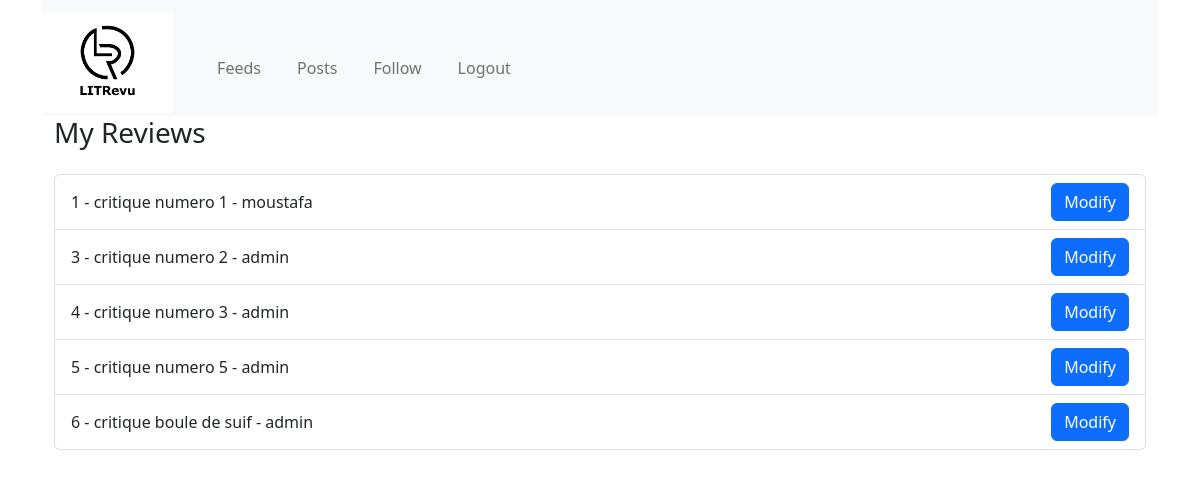
The app's page /reviews/ (signed in), older data.
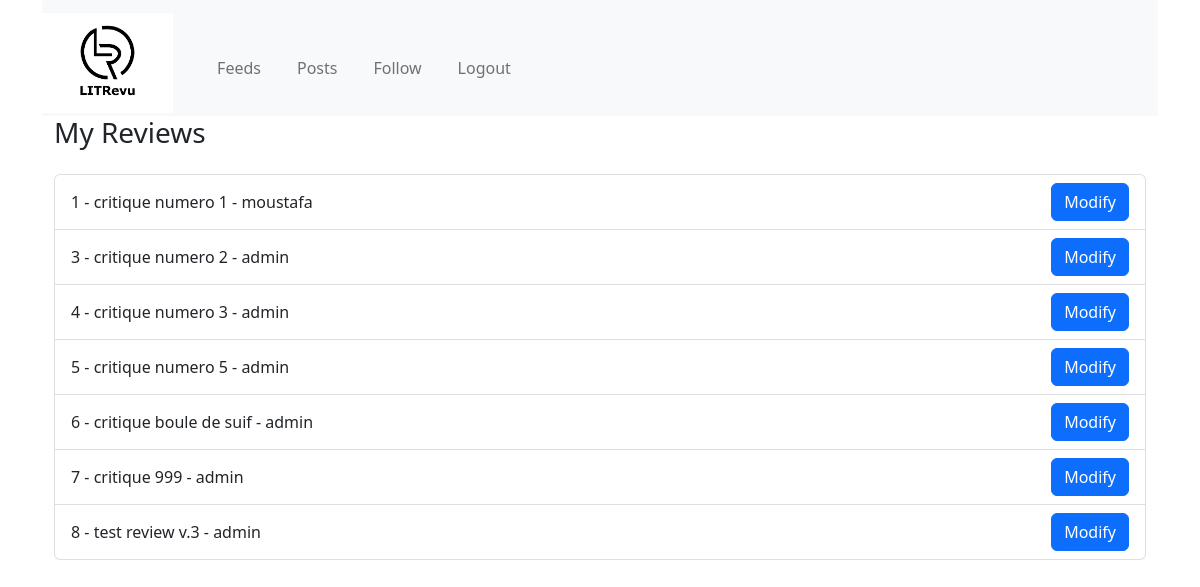
The same page, newer data.
### app/models.py (models this page shows)
class Review(models.Model):
    ticket = models.ForeignKey(to=Ticket, on_delete=models.CASCADE)
    rating = models.PositiveSmallIntegerField(
        validators=[MinValueValidator(0), MaxValueValidator(5)])
    headline = models.CharField(max_length=128)
    body = models.CharField(max_length=8192, blank=True)
    user = models.ForeignKey(
        to=settings.AUTH_USER_MODEL, on_delete=models.CASCADE)
    time_created = models.DateTimeField(auto_now_add=True)

class User(AbstractUser, PermissionsMixin):
    pass

### app/views.py (the view)
# urls.py: path('reviews/', ReviewListView.as_view(), name='review-list'),
class ReviewListView(LoginRequiredMixin, ListView):
    model = Review
    template_name = 'review-list.html'
    context_object_name = 'reviews'

### app/templates/review-list.html (shortened to what this page needs)
{% extends "base.html" %}
{% block content %}
    <div class="container">
        <h3 class="mb-4">My Reviews</h3>
        <ul class="list-group">
            {% for review in reviews %}
                <li class="list-group-item d-flex justify-content-between align-items-center">
                    {{ review.pk }} - {{ review.headline }} - {{ review.user }}
                    <a href="{% url 'review-update' review.pk %}" class="btn btn-primary">Modify</a>
                </li>
            {% endfor %}
        </ul>
    </div>
{% endblock %}

Row changes from the older to the newer data that the page shows:
added Review: pk "7", headline "critique 999", user "admin"
added Review: pk "8", headline "test review v.3", user "admin"
